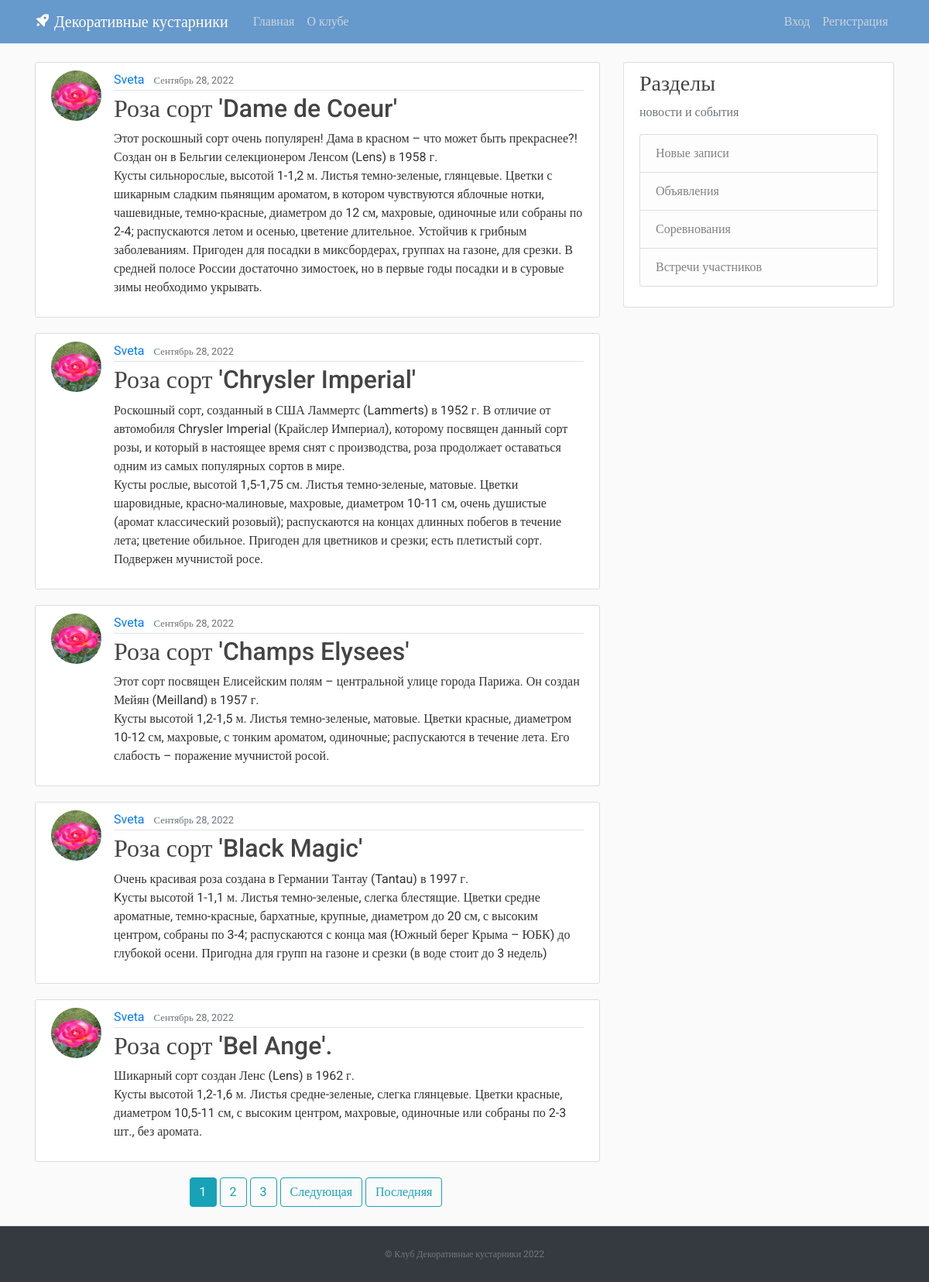
The page / on the database its author committed.
### blog/models.py (models this page shows, shortened)
class Post(models.Model):
    title = models.CharField(max_length=100)
    content = models.TextField()
    date_posted = models.DateTimeField(default=timezone.now)
    author = models.ForeignKey(User, on_delete=models.CASCADE)

### users/models.py (models this page shows, shortened)
class Profile(models.Model):
    user = models.OneToOneField(User, on_delete=models.CASCADE)
    image = models.ImageField(default='default.jpg', upload_to='profile_pics')

### blog/views.py (the view)
# urls.py: path('', PostListView.as_view(), name='blog-home'),
class PostListView(ListView):
    model = Post
    template_name = 'blog/home.html'
    context_object_name = 'posts'
    ordering = ['-date_posted']
    paginate_by = 5

### blog/templates/blog/home.html (shortened to what this page needs)
{% extends "blog/base.html" %}
{% block content %}
    {% for post in posts %}
        <article class="media content-section">
          <img class="rounded-circle article-img" src="{{ post.author.profile.image.url }}">
          <div class="media-body">
            <div class="article-metadata">
              <a class="mr-2" href="{% url 'user-posts' post.author.username %}">{{ post.author }}</a>
              <small class="text-muted">{{ post.date_posted|date:"F d, Y" }}</small>
            </div>
            <h2><a class="article-title" href="{% url 'post-detail' post.id %}">{{ post.title }}</a></h2>
            <p class="article-content">{{ post.content }}</p>
          </div>
        </article>
    {% endfor %}
    <div class="pagination justify-content-center">
    {% if is_paginated %}
      {% for num in page_obj.paginator.page_range %}
        {% if page_obj.number == num %}
          <a class="btn btn-info mb-4 mr-1" href="?page={{ num }}">{{ num }}</a>
        {% elif num > page_obj.number|add:'-3' and num < page_obj.number|add:'3' %}
          <a class="btn btn-outline-info mb-4 mr-1" href="?page={{ num }}">{{ num }}</a>
        {% endif %}
      {% endfor %}
      {% if page_obj.has_next %}
        <a class="btn btn-outline-info mb-4 mr-1" href="?page={{ page_obj.next_page_number }}">Следующая</a>
        <a class="btn btn-outline-info mb-4 mr-1" href="?page={{ page_obj.paginator.num_pages }}">Последняя</a>
      {% endif %}
    {% endif %}
  </div>
{% endblock content %}

### blog/templates/blog/base.html (shortened to what this page needs)
{% load static %}
<!DOCTYPE html>
<html>
<head>
     <link rel="stylesheet" href="https://maxcdn.bootstrapcdn.com/bootstrap/4.0.0/css/bootstrap.min.css">
     <link rel="stylesheet" type="text/css" href="{% static 'blog/main.css' %}">
     <link href='https://unpkg.com/boxicons@2.1.2/css/boxicons.min.css' rel='stylesheet'>
</head>
<body>
    <header class="site-header">
      <nav class="navbar navbar-expand-md navbar-dark bg-blue fixed-top">
        <div class="container">
          <a class="navbar-brand mr-4" href="{% url 'blog-home' %}"><i class='bx bxs-rocket bx-tada-hover'></i> Декоративные кустарники</a>
          <div class="collapse navbar-collapse" id="navbarToggle">
            <div class="navbar-nav mr-auto">
              <a class="nav-item nav-link " href="{% url 'blog-home' %}">Главная</a>
              <a class="nav-item nav-link" href="{% url 'blog-about' %}">О клубе</a>
            </div>
            <div class="navbar-nav">
              {% if user.is_authenticated %}
                <a class="nav-item nav-link" href="{% url 'post-create' %}">Новая запись</a>
                <a class="nav-item nav-link" href="{% url 'profile' %}">Профиль</a>
                <a class="nav-item nav-link" href="{% url 'logout' %}">Выход</a>
              {% else %}
                <a class="nav-item nav-link" href="{% url 'login' %}">Вход</a>
                <a class="nav-item nav-link" href="{% url 'register' %}">Регистрация</a>
              {% endif %}
            </div>
          </div>
        </div>
      </nav>
    </header>
    <main role="main" class="container">
      <div class="row">
        <div class="col-md-8">
          {% block content %}{% endblock %}
        </div>
        <div class="col-md-4">
          <div class="content-section">
            <h3>Разделы</h3>
            <p class='text-muted'>новости и события
              <ul class="list-group">
                <li class="list-group-item list-group-item-light">Новые записи</li>
                <li class="list-group-item list-group-item-light">Объявления</li>
                <li class="list-group-item list-group-item-light">Соревнования</li>
                <li class="list-group-item list-group-item-light">Встречи участников</li>
              </ul>
            </p>
          </div>
        </div>
      </div>
    </main>
    <footer class="text-center bg-dark">
      <p><a href="{% url 'blog-home' %}">© Клуб Декоративные кустарники 2022</a></p>
    </footer>
</body>
</html>

### blog/static/blog/main.css (style rules this page uses)
body, html { width:100%; height:100% }
body { margin:0; padding:0; background: #fafafa; color: #333333; margin-top: 5rem; font-family:Roboto; }
h1, h2, h3, h4, h5, h6 { color: #444444; }
ul { margin: 0; }
.bg-blue { background-color: #6699cc; }
.site-header .navbar-nav .nav-link { color: #cbd5db; }
.content-section { background: #ffffff; padding: 10px 20px; border: 1px solid #dddddd; border-radius: 3px; margin-bottom: 20px; }
.article-title { color: #444444; }
.article-content { white-space: pre-line; }
.article-img { height: 65px; width: 65px; margin-right: 16px; }
.article-metadata { padding-bottom: 1px; margin-bottom: 4px; border-bottom: 1px solid #e3e3e3 }
footer { position: sticky!important; top: 100%; padding-top:25px; padding-bottom:25px; border-top:1px solid #ddd; }
footer p { margin:2px; text-align:center; padding:0 40px; color:#fff; font-size:12px; }
footer a { color:#777 }

### rows shown on the page
Post: author.profile.image (picture), author "Sveta", date_posted "Сентябрь 28, 2022", title "Роза сорт 'Dame de Coeur'", content "Этот роскошный сорт очень популярен! Дама в красном – что может быть прекраснее?! Создан он в Бельгии селекционером Ленсом (Lens) в 1958 г. Кусты сильнорослые, высотой 1-1,2 м. Листья темно-зеленые, глянцевые. Цветки с шикарным сладким пьянящим ароматом, в котором чувствуются яблочные нотки, чашевидные, темно-красные, диаметром до 12 см, махровые, одиночные или собраны по 2-4; распускаются летом и осенью, цветение длительное. Устойчив к грибным заболеваниям. Пригоден для посадки в миксбордерах, группах на газоне, для срезки. В средней полосе России достаточно зимостоек, но в первые годы посадки и в суровые зимы необходимо укрывать."
Post: author.profile.image (picture), author "Sveta", date_posted "Сентябрь 28, 2022", title "Роза сорт 'Chrysler Imperial'", content "Роскошный сорт, созданный в США Ламмертс (Lammerts) в 1952 г. В отличие от автомобиля Chrysler Imperial (Крайслер Империал), которому посвящен данный сорт розы, и который в настоящее время снят с производства, роза продолжает оставаться одним из самых популярных сортов в мире. Кусты рослые, высотой 1,5-1,75 см. Листья темно-зеленые, матовые. Цветки шаровидные, красно-малиновые, махровые, диаметром 10-11 см, очень душистые (аромат классический розовый); распускаются на концах длинных побегов в течение лета; цветение обильное. Пригоден для цветников и срезки; есть плетистый сорт. Подвержен мучнистой росе."
Post: author.profile.image (picture), author "Sveta", date_posted "Сентябрь 28, 2022", title "Роза сорт 'Champs Elysees'", content "Этот сорт посвящен Елисейским полям – центральной улице города Парижа. Он создан Мейян (Meilland) в 1957 г. Кусты высотой 1,2-1,5 м. Листья темно-зеленые, матовые. Цветки красные, диаметром 10-12 см, махровые, с тонким ароматом, одиночные; распускаются в течение лета. Его слабость – поражение мучнистой росой."
Post: author.profile.image (picture), author "Sveta", date_posted "Сентябрь 28, 2022", title "Роза сорт 'Black Magic'", content "Очень красивая роза создана в Германии Тантау (Tantau) в 1997 г. Kусты высотой 1-1,1 м. Листья темно-зеленые, слегка блестящие. Цветки средне ароматные, темно-красные, бархатные, крупные, диаметром до 20 см, с высоким центром, собраны по 3-4; распускаются с конца мая (Южный берег Крыма – ЮБК) до глубокой осени. Пригодна для групп на газоне и срезки (в воде стоит до 3 недель)"
Post: author.profile.image (picture), author "Sveta", date_posted "Сентябрь 28, 2022", title "Роза сорт 'Bel Ange'.", content "Шикарный сорт создан Ленс (Lens) в 1962 г. Кусты высотой 1,2-1,6 м. Листья средне-зеленые, слегка глянцевые. Цветки красные, диаметром 10,5-11 см, с высоким центром, махровые, одиночные или собраны по 2-3 шт., без аромата."

### other values the page prints
{{ num }} "1"
{{ num }} "2" "3"
